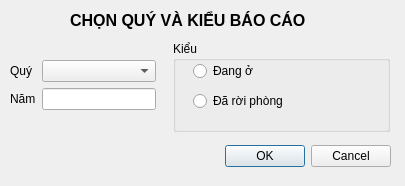
<?xml version="1.0" encoding="UTF-8"?>
<ui version="4.0">
 <class>dialog_chonquy</class>
 <widget class="QDialog" name="dialog_chonquy">
  <property name="geometry">
   <rect>
    <x>0</x>
    <y>0</y>
    <width>405</width>
    <height>186</height>
   </rect>
  </property>
  <property name="windowTitle">
   <string>Dialog</string>
  </property>
  <widget class="QDialogButtonBox" name="buttonBox">
   <property name="geometry">
    <rect>
     <x>50</x>
     <y>140</y>
     <width>341</width>
     <height>32</height>
    </rect>
   </property>
   <property name="orientation">
    <enum>Qt::Horizontal</enum>
   </property>
   <property name="standardButtons">
    <set>QDialogButtonBox::Cancel|QDialogButtonBox::Ok</set>
   </property>
  </widget>
  <widget class="QLabel" name="label">
   <property name="geometry">
    <rect>
     <x>70</x>
     <y>10</y>
     <width>261</width>
     <height>21</height>
    </rect>
   </property>
   <property name="font">
    <font>
     <pointsize>12</pointsize>
     <weight>75</weight>
     <bold>true</bold>
    </font>
   </property>
   <property name="text">
    <string>CHỌN QUÝ VÀ KIỂU BÁO CÁO</string>
   </property>
  </widget>
  <widget class="QGroupBox" name="groupBox">
   <property name="geometry">
    <rect>
     <x>173</x>
     <y>41</y>
     <width>217</width>
     <height>91</height>
    </rect>
   </property>
   <property name="title">
    <string>Kiểu</string>
   </property>
   <widget class="QRadioButton" name="radioButton">
    <property name="geometry">
     <rect>
      <x>20</x>
      <y>20</y>
      <width>111</width>
      <height>20</height>
     </rect>
    </property>
    <property name="text">
     <string>Đang ở</string>
    </property>
   </widget>
   <widget class="QRadioButton" name="radioButton_2">
    <property name="geometry">
     <rect>
      <x>20</x>
      <y>50</y>
      <width>131</width>
      <height>20</height>
     </rect>
    </property>
    <property name="text">
     <string>Đã rời phòng</string>
    </property>
   </widget>
  </widget>
  <widget class="QWidget" name="layoutWidget">
   <property name="geometry">
    <rect>
     <x>10</x>
     <y>60</y>
     <width>146</width>
     <height>56</height>
    </rect>
   </property>
   <layout class="QFormLayout" name="formLayout">
    <property name="fieldGrowthPolicy">
     <enum>QFormLayout::AllNonFixedFieldsGrow</enum>
    </property>
    <item row="0" column="0">
     <widget class="QLabel" name="label_2">
      <property name="text">
       <string>Quý</string>
      </property>
     </widget>
    </item>
    <item row="1" column="0">
     <widget class="QLabel" name="label_3">
      <property name="text">
       <string>Năm</string>
      </property>
     </widget>
    </item>
    <item row="1" column="1">
     <widget class="QLineEdit" name="lineEdit"/>
    </item>
    <item row="0" column="1">
     <widget class="QComboBox" name="comboBox"/>
    </item>
   </layout>
  </widget>
 </widget>
 <resources/>
 <connections>
  <connection>
   <sender>buttonBox</sender>
   <signal>accepted()</signal>
   <receiver>dialog_chonquy</receiver>
   <slot>accept()</slot>
   <hints>
    <hint type="sourcelabel">
     <x>248</x>
     <y>254</y>
    </hint>
    <hint type="destinationlabel">
     <x>157</x>
     <y>274</y>
    </hint>
   </hints>
  </connection>
  <connection>
   <sender>buttonBox</sender>
   <signal>rejected()</signal>
   <receiver>dialog_chonquy</receiver>
   <slot>reject()</slot>
   <hints>
    <hint type="sourcelabel">
     <x>316</x>
     <y>260</y>
    </hint>
    <hint type="destinationlabel">
     <x>286</x>
     <y>274</y>
    </hint>
   </hints>
  </connection>
 </connections>
</ui>
